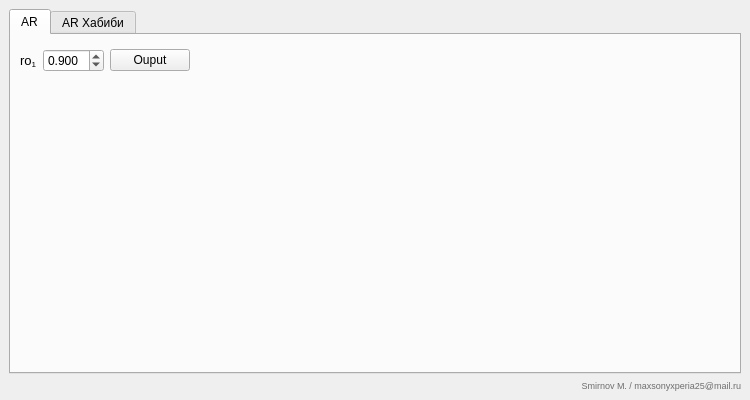
<?xml version="1.0" encoding="UTF-8"?>
<ui version="4.0">
 <class>MainWindow</class>
 <widget class="QMainWindow" name="MainWindow">
  <property name="geometry">
   <rect>
    <x>0</x>
    <y>0</y>
    <width>750</width>
    <height>400</height>
   </rect>
  </property>
  <property name="sizePolicy">
   <sizepolicy hsizetype="Fixed" vsizetype="Fixed">
    <horstretch>0</horstretch>
    <verstretch>0</verstretch>
   </sizepolicy>
  </property>
  <property name="minimumSize">
   <size>
    <width>750</width>
    <height>400</height>
   </size>
  </property>
  <property name="maximumSize">
   <size>
    <width>750</width>
    <height>400</height>
   </size>
  </property>
  <property name="windowTitle">
   <string>MainWindow</string>
  </property>
  <property name="documentMode">
   <bool>false</bool>
  </property>
  <widget class="QWidget" name="centralwidget">
   <layout class="QVBoxLayout" name="verticalLayout">
    <item>
     <widget class="QTabWidget" name="tabWidget">
      <property name="minimumSize">
       <size>
        <width>60</width>
        <height>60</height>
       </size>
      </property>
      <property name="tabPosition">
       <enum>QTabWidget::North</enum>
      </property>
      <property name="currentIndex">
       <number>0</number>
      </property>
      <widget class="QWidget" name="tab">
       <attribute name="title">
        <string>AR</string>
       </attribute>
       <layout class="QVBoxLayout" name="verticalLayout_4">
        <item>
         <layout class="QVBoxLayout" name="verticalLayout_2">
          <item>
           <layout class="QHBoxLayout" name="horizontalLayout">
            <item>
             <widget class="QLabel" name="label_4">
              <property name="sizePolicy">
               <sizepolicy hsizetype="Preferred" vsizetype="Preferred">
                <horstretch>0</horstretch>
                <verstretch>0</verstretch>
               </sizepolicy>
              </property>
              <property name="maximumSize">
               <size>
                <width>30</width>
                <height>16777215</height>
               </size>
              </property>
              <property name="text">
               <string>&lt;html&gt;&lt;head/&gt;&lt;body&gt;&lt;p&gt;&lt;span style=&quot; font-size:10pt;&quot;&gt;ro&lt;/span&gt;&lt;span style=&quot; font-size:10pt; vertical-align:sub;&quot;&gt;1&lt;/span&gt;&lt;/p&gt;&lt;/body&gt;&lt;/html&gt;</string>
              </property>
              <property name="margin">
               <number>2</number>
              </property>
             </widget>
            </item>
            <item>
             <widget class="QDoubleSpinBox" name="doubleSpinBox">
              <property name="decimals">
               <number>3</number>
              </property>
              <property name="minimum">
               <double>-1.000000000000000</double>
              </property>
              <property name="maximum">
               <double>1.000000000000000</double>
              </property>
              <property name="singleStep">
               <double>0.020000000000000</double>
              </property>
              <property name="value">
               <double>0.900000000000000</double>
              </property>
             </widget>
            </item>
            <item>
             <widget class="QPushButton" name="pushButton">
              <property name="cursor">
               <cursorShape>PointingHandCursor</cursorShape>
              </property>
              <property name="text">
               <string>Ouput</string>
              </property>
              <property name="default">
               <bool>false</bool>
              </property>
             </widget>
            </item>
            <item>
             <spacer name="horizontalSpacer">
              <property name="orientation">
               <enum>Qt::Horizontal</enum>
              </property>
              <property name="sizeHint" stdset="0">
               <size>
                <width>40</width>
                <height>20</height>
               </size>
              </property>
             </spacer>
            </item>
           </layout>
          </item>
          <item>
           <widget class="QCustomPlot" name="widget" native="true">
            <property name="sizePolicy">
             <sizepolicy hsizetype="Expanding" vsizetype="Fixed">
              <horstretch>0</horstretch>
              <verstretch>0</verstretch>
             </sizepolicy>
            </property>
            <property name="minimumSize">
             <size>
              <width>600</width>
              <height>280</height>
             </size>
            </property>
           </widget>
          </item>
         </layout>
        </item>
       </layout>
      </widget>
      <widget class="QWidget" name="tab_2">
       <attribute name="title">
        <string>AR Хабиби</string>
       </attribute>
       <layout class="QVBoxLayout" name="verticalLayout_5">
        <item>
         <layout class="QHBoxLayout" name="horizontalLayout_3">
          <item>
           <widget class="GLWidget" name="widget_2" native="true">
            <property name="sizePolicy">
             <sizepolicy hsizetype="Expanding" vsizetype="Expanding">
              <horstretch>0</horstretch>
              <verstretch>0</verstretch>
             </sizepolicy>
            </property>
           </widget>
          </item>
          <item>
           <layout class="QVBoxLayout" name="verticalLayout_3">
            <item>
             <layout class="QFormLayout" name="formLayout">
              <item row="0" column="0">
               <widget class="QLabel" name="label">
                <property name="text">
                 <string>&lt;html&gt;&lt;head/&gt;&lt;body&gt;&lt;p&gt;&lt;span style=&quot; font-size:10pt;&quot;&gt;sigma&lt;/span&gt;&lt;/p&gt;&lt;/body&gt;&lt;/html&gt;</string>
                </property>
                <property name="margin">
                 <number>2</number>
                </property>
               </widget>
              </item>
              <item row="0" column="1">
               <widget class="QDoubleSpinBox" name="doubleSpinBox_2">
                <property name="maximum">
                 <double>1.000000000000000</double>
                </property>
                <property name="singleStep">
                 <double>0.100000000000000</double>
                </property>
                <property name="value">
                 <double>0.300000000000000</double>
                </property>
               </widget>
              </item>
              <item row="1" column="0">
               <widget class="QLabel" name="label_2">
                <property name="text">
                 <string>&lt;html&gt;&lt;head/&gt;&lt;body&gt;&lt;p&gt;&lt;span style=&quot; font-size:10pt;&quot;&gt;ro&lt;/span&gt;&lt;span style=&quot; font-size:10pt; vertical-align:sub;&quot;&gt;1&lt;/span&gt;&lt;/p&gt;&lt;/body&gt;&lt;/html&gt;</string>
                </property>
                <property name="margin">
                 <number>2</number>
                </property>
               </widget>
              </item>
              <item row="1" column="1">
               <widget class="QDoubleSpinBox" name="doubleSpinBox_3">
                <property name="decimals">
                 <number>3</number>
                </property>
                <property name="minimum">
                 <double>-1.000000000000000</double>
                </property>
                <property name="maximum">
                 <double>1.000000000000000</double>
                </property>
                <property name="singleStep">
                 <double>0.020000000000000</double>
                </property>
                <property name="value">
                 <double>0.900000000000000</double>
                </property>
               </widget>
              </item>
              <item row="2" column="0">
               <widget class="QLabel" name="label_3">
                <property name="text">
                 <string>&lt;html&gt;&lt;head/&gt;&lt;body&gt;&lt;p&gt;&lt;span style=&quot; font-size:10pt;&quot;&gt;ro&lt;/span&gt;&lt;span style=&quot; font-size:10pt; vertical-align:sub;&quot;&gt;2&lt;/span&gt;&lt;/p&gt;&lt;/body&gt;&lt;/html&gt;</string>
                </property>
                <property name="margin">
                 <number>2</number>
                </property>
               </widget>
              </item>
              <item row="2" column="1">
               <widget class="QDoubleSpinBox" name="doubleSpinBox_4">
                <property name="decimals">
                 <number>3</number>
                </property>
                <property name="minimum">
                 <double>-1.000000000000000</double>
                </property>
                <property name="maximum">
                 <double>1.000000000000000</double>
                </property>
                <property name="singleStep">
                 <double>0.020000000000000</double>
                </property>
                <property name="value">
                 <double>0.900000000000000</double>
                </property>
               </widget>
              </item>
             </layout>
            </item>
            <item>
             <widget class="QPushButton" name="pushButton_2">
              <property name="cursor">
               <cursorShape>PointingHandCursor</cursorShape>
              </property>
              <property name="text">
               <string>Ouput</string>
              </property>
             </widget>
            </item>
            <item>
             <spacer name="verticalSpacer">
              <property name="orientation">
               <enum>Qt::Vertical</enum>
              </property>
              <property name="sizeHint" stdset="0">
               <size>
                <width>20</width>
                <height>40</height>
               </size>
              </property>
             </spacer>
            </item>
           </layout>
          </item>
         </layout>
        </item>
       </layout>
      </widget>
     </widget>
    </item>
    <item>
     <widget class="QLabel" name="label_5">
      <property name="text">
       <string>&lt;html&gt;&lt;head/&gt;&lt;body&gt;&lt;p&gt;&lt;span style=&quot; font-size:7pt; color:#6d6d6d;&quot;&gt;Smirnov M. / maxsonyxperia25@mail.ru&lt;/span&gt;&lt;/p&gt;&lt;/body&gt;&lt;/html&gt;</string>
      </property>
      <property name="scaledContents">
       <bool>false</bool>
      </property>
      <property name="alignment">
       <set>Qt::AlignRight|Qt::AlignTrailing|Qt::AlignVCenter</set>
      </property>
     </widget>
    </item>
   </layout>
  </widget>
 </widget>
 <customwidgets>
  <customwidget>
   <class>QCustomPlot</class>
   <extends>QWidget</extends>
   <header>qcustomplot.h</header>
   <container>1</container>
  </customwidget>
  <customwidget>
   <class>GLWidget</class>
   <extends>QWidget</extends>
   <header>glwidget.h</header>
   <container>1</container>
  </customwidget>
 </customwidgets>
 <resources/>
 <connections>
  <connection>
   <sender>pushButton_2</sender>
   <signal>clicked()</signal>
   <receiver>widget_2</receiver>
   <slot>update()</slot>
   <hints>
    <hint type="sourcelabel">
     <x>632</x>
     <y>148</y>
    </hint>
    <hint type="destinationlabel">
     <x>546</x>
     <y>152</y>
    </hint>
   </hints>
  </connection>
 </connections>
</ui>
